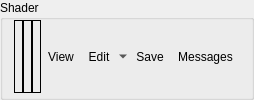
        <widget class="QGroupBox" name="tesShaderGroup">
         <property name="sizePolicy">
          <sizepolicy hsizetype="Preferred" vsizetype="Minimum">
           <horstretch>0</horstretch>
           <verstretch>0</verstretch>
          </sizepolicy>
         </property>
         <property name="title">
          <string>Shader</string>
         </property>
         <layout class="QHBoxLayout" name="horizontalLayout_10">
          <property name="spacing">
           <number>0</number>
          </property>
          <property name="topMargin">
           <number>0</number>
          </property>
          <property name="bottomMargin">
           <number>4</number>
          </property>
          <item>
           <widget class="RDLabel" name="tesPipeline">
            <property name="sizePolicy">
             <sizepolicy hsizetype="Minimum" vsizetype="MinimumExpanding">
              <horstretch>0</horstretch>
              <verstretch>0</verstretch>
             </sizepolicy>
            </property>
            <property name="frameShape">
             <enum>QFrame::Box</enum>
            </property>
            <property name="text">
             <string/>
            </property>
           </widget>
          </item>
          <item>
           <widget class="RDLabel" name="tesShader">
            <property name="sizePolicy">
             <sizepolicy hsizetype="Minimum" vsizetype="MinimumExpanding">
              <horstretch>0</horstretch>
              <verstretch>0</verstretch>
             </sizepolicy>
            </property>
            <property name="frameShape">
             <enum>QFrame::Box</enum>
            </property>
            <property name="text">
             <string/>
            </property>
           </widget>
          </item>
          <item>
           <widget class="RDLabel" name="tesShaderDebug">
            <property name="sizePolicy">
             <sizepolicy hsizetype="Minimum" vsizetype="MinimumExpanding">
              <horstretch>0</horstretch>
              <verstretch>0</verstretch>
             </sizepolicy>
            </property>
            <property name="frameShape">
             <enum>QFrame::Box</enum>
            </property>
            <property name="text">
             <string/>
            </property>
           </widget>
          </item>
          <item>
           <widget class="QToolButton" name="tesShaderViewButton">
            <property name="cursor">
             <cursorShape>PointingHandCursor</cursorShape>
            </property>
            <property name="toolTip">
             <string>Open Shader Source</string>
            </property>
            <property name="text">
             <string>View</string>
            </property>
            <property name="icon">
             <iconset resource="../../Resources/resources.qrc">
              <normaloff>:/action.png</normaloff>:/action.png</iconset>
            </property>
            <property name="toolButtonStyle">
             <enum>Qt::ToolButtonTextBesideIcon</enum>
            </property>
            <property name="autoRaise">
             <bool>true</bool>
            </property>
           </widget>
          </item>
          <item>
           <widget class="QToolButton" name="tesShaderEditButton">
            <property name="toolTip">
             <string>Edit Shader</string>
            </property>
            <property name="text">
             <string>Edit</string>
            </property>
            <property name="icon">
             <iconset resource="../../Resources/resources.qrc">
              <normaloff>:/page_white_edit.png</normaloff>:/page_white_edit.png</iconset>
            </property>
            <property name="popupMode">
             <enum>QToolButton::MenuButtonPopup</enum>
            </property>
            <property name="toolButtonStyle">
             <enum>Qt::ToolButtonTextBesideIcon</enum>
            </property>
            <property name="autoRaise">
             <bool>true</bool>
            </property>
           </widget>
          </item>
          <item>
           <widget class="QToolButton" name="tesShaderSaveButton">
            <property name="toolTip">
             <string>Save Shader SPIR-V</string>
            </property>
            <property name="text">
             <string>Save</string>
            </property>
            <property name="icon">
             <iconset resource="../../Resources/resources.qrc">
              <normaloff>:/save.png</normaloff>:/save.png</iconset>
            </property>
            <property name="toolButtonStyle">
             <enum>Qt::ToolButtonTextBesideIcon</enum>
            </property>
            <property name="autoRaise">
             <bool>true</bool>
            </property>
           </widget>
          </item>
          <item>
           <widget class="QToolButton" name="tesShaderMessagesButton">
            <property name="toolTip">
             <string>View Shader Messages</string>
            </property>
            <property name="text">
             <string>Messages</string>
            </property>
            <property name="icon">
             <iconset resource="../../Resources/resources.qrc">
              <normaloff>:/text_add.png</normaloff>:/text_add.png</iconset>
            </property>
            <property name="toolButtonStyle">
             <enum>Qt::ToolButtonTextBesideIcon</enum>
            </property>
            <property name="autoRaise">
             <bool>true</bool>
            </property>
           </widget>
          </item>
          <item>
           <spacer name="tesShaderSpacer">
            <property name="orientation">
             <enum>Qt::Horizontal</enum>
            </property>
            <property name="sizeHint" stdset="0">
             <size>
              <width>0</width>
              <height>0</height>
             </size>
            </property>
           </spacer>
          </item>
         </layout>
        </widget>
